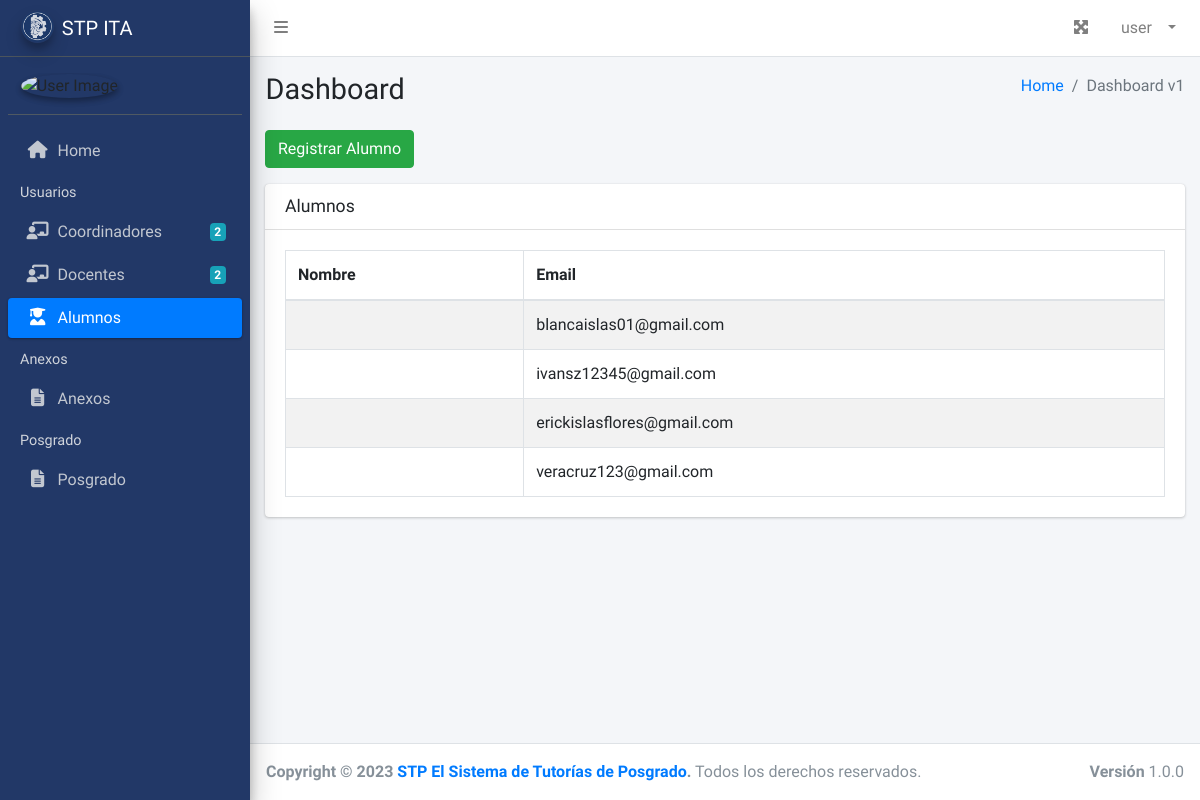
The page /usuarios/alumnos/ on the database its author committed.
### usuarios/models.py (models this page shows)
class CustomUser(AbstractUser):
    GENDER_CHOICES = (
        ('M', 'Hombre'),
        ('F', 'Mujer'),
    )
    gender = models.CharField(_('género'), max_length=1, choices=GENDER_CHOICES, blank=True, null=True)
    apellido_materno = models.CharField(_('apellido materno'), max_length=150, blank=True, null=True)
    posgrado = models.ForeignKey(Posgrado, on_delete=models.SET_NULL, null=True, blank=True, verbose_name="Posgrado")

### usuarios/views.py (the view)
# urls.py: path('alumnos/', AlumnosListView.as_view(), name='alumnos-list'),
class AlumnosListView(ListView):
    model = CustomUser
    template_name = 'users/alumnos_list.html'
    context_object_name = 'alumnos'
    def get_queryset(self):
        alumnos_group = Group.objects.get(name='Alumno')
        return CustomUser.objects.filter(groups=alumnos_group)
    def get_context_data(self, **kwargs):
        context = super().get_context_data(**kwargs)
        context['navbar'] = 'alumno'
        return context

### usuarios/context_processors.py (called while the page is built, shortened)
def user_info(request):
    user_info_dict = {}
    return {'user_info': user_info_dict}

def ensure_groups_exist(request):
    group_names = ["Coordinador", "Docente", "Alumno"]
    for name in group_names:
        Group.objects.get_or_create(name=name)
    return {}

def ensure_posgrados_exist(request):
    posgrados_names = [
        "Maestría en Sistemas Computacionales",
        "Maestría en Ingeniería Mecatrónica",
        "Maestría en Ingeniería Administrativa",
        "Doctorado en Ciencias de la Ingeniería"
    ]
    for name in posgrados_names:
        Posgrado.objects.get_or_create(nombre=name)
    return {}

def group_context(request):
    context = {
        'es_coordinador': request.user.groups.filter(name='Coordinador').exists(),
        'es_docente': request.user.groups.filter(name='Docente').exists(),
        'es_alumno': request.user.groups.filter(name='Alumno').exists(),
        'es_superusuario': request.user.is_superuser,  # Verificación para superusuario
    }
    return context

### usuarios/templates/users/alumnos_list.html
{% extends 'base.html' %}
{% block content %}
  <div class="container-fluid">
    <a href="{% url 'register_user' %}" class="btn btn-success">Registrar Alumno</a>
    <div class="card mt-3">
      <div class="card-header">
        <h3 class="card-title">Alumnos</h3>
      </div>
      <div class="card-body">
        <table id="tabla" class="table table-bordered table-striped">
          <thead>
            <tr>
              <th>Nombre</th>
              <th>Email</th>
            </tr>
          </thead>
          <tbody>
            {% for user in alumnos %}
            <tr>
              <td>{{ user.get_full_name }}</td>
              <td>{{ user.email }}</td>
            </tr>
            {% endfor %}
          </tbody>
        </table>
      </div>
    </div>
  </div>
{% endblock %}

### rows shown on the page
CustomUser: email "blancaislas01@gmail.com"
CustomUser: email "ivansz12345@gmail.com"
CustomUser: email "erickislasflores@gmail.com"
CustomUser: email "veracruz123@gmail.com"

### other values the page prints
{{ user.username|default:"user" }} "user"
